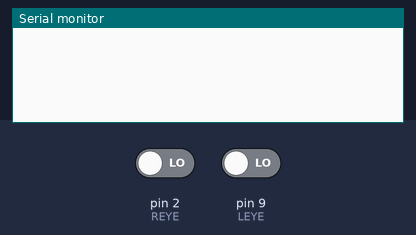
The sketch below on a simulated Arduino Uno, built with avr-gcc and run on an emulated ATmega328P. Shown: the last lines printed to the serial monitor. The inputs (shaded band) are chosen by the test bench; at power-on: pin 2 (REYE) LOW, pin 9 (LEYE) LOW.

Above: at 2.8 s.
2.9 s: pin 2 (REYE) driven HIGH
At 3.9 s:
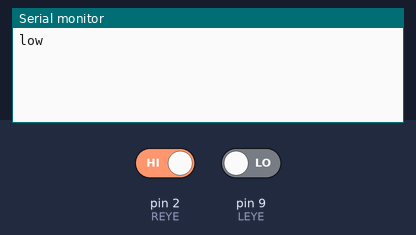
4.5 s: pin 2 (REYE) driven LOW
At 5.4 s:
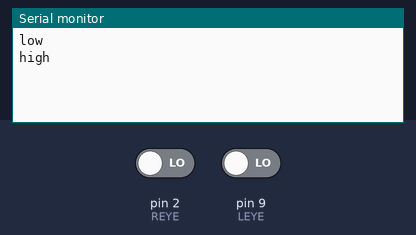
6.5 s: pin 2 (REYE) driven HIGH and pin 9 (LEYE) driven HIGH
At 8.2 s:
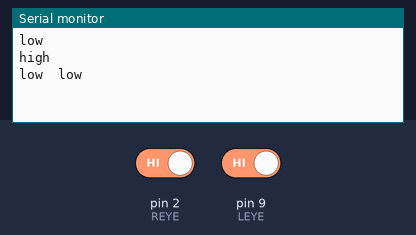
8.5 s: pin 2 (REYE) driven LOW and pin 9 (LEYE) driven LOW
At 9.7 s:
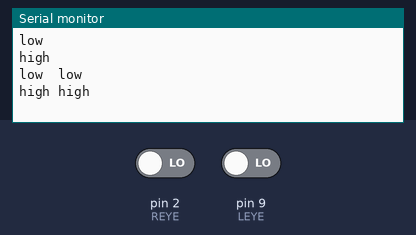

The sketch:

1_IR_React_to_change.ino
```cpp
const int LEYE = 9;
const int REYE = 2;

int lastEyeValueL = LOW;
int lastEyeValueR = LOW;

void setup() {
  Serial.begin(9600);

  pinMode( LEYE, INPUT );
  pinMode( REYE, INPUT );
}

void loop() {

int eyeValueL = digitalRead( LEYE );
int eyeValueR = digitalRead( REYE );

 if (eyeValueL != lastEyeValueL){
  if( eyeValueL == HIGH ){
    Serial.print("low  ");
  }else{
    Serial.print("high ");
  }
  lastEyeValueL = eyeValueL;
 }

if (eyeValueR != lastEyeValueR){
  if( eyeValueR == HIGH ){
    Serial.println("low  ");
  }else{
    Serial.println("high ");
  }
  lastEyeValueR = eyeValueR;
}
  delay(1000);
}
```

Measured:
- after the input at 2.9 s, the serial monitor: prints a new line after 0.10 s (image 1)
- after the input at 4.5 s, the serial monitor: prints a new line after 0.50 s (image 2)
- after the input at 6.5 s, the serial monitor: prints a new line after 0.50 s (image 3)
- after the input at 8.5 s, the serial monitor: prints a new line after 0.50 s (image 4)
